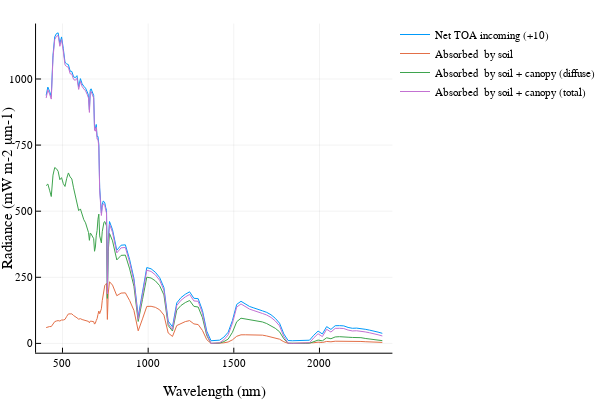

Here is the notebook cell this chart was saved with:
### Markdown cell above
## Energy Balance test
need to check consistency between net TOA radiation and soil+vegetation absorption.

### Code cell
solar_in = sunRad.E_diffuse+sunRad.E_direct;
soil_absorbed = canRad.E_down[:,end]+canOpt.Es_[:,end]-canRad.E_up[:,end]
canopy_absorbed_diff = sum(canRad.netSW_diffuse, dims=2)[:,1]
canopy_absorbed_dir = sum(canRad.netSW_direct, dims=2)[:,1]
plot(wl,solar_in-CanopyRTMod.canRad.E_up[:,1].+10, label="Net TOA incoming (+10)")
plot!(wl,soil_absorbed, label="Absorbed  by soil")
plot!(wl,soil_absorbed+canopy_absorbed_diff, label="Absorbed  by soil + canopy (diffuse)")
plot!(wl,soil_absorbed+canopy_absorbed_diff+canopy_absorbed_dir, label="Absorbed  by soil + canopy (total)")
xlabel!("Wavelength (nm)")
ylabel!("Radiance (mW m-2 μm-1)")
